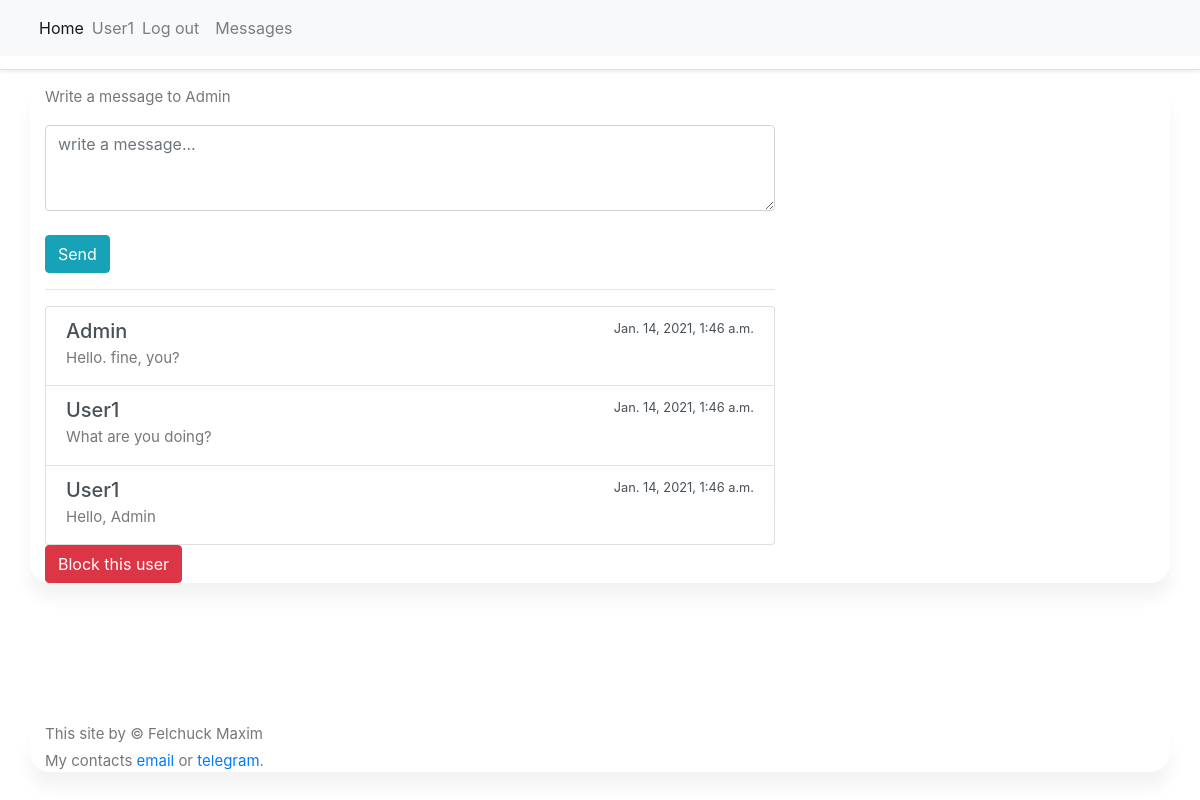
Page /write/Admin (signed in) on the committed database.
### messenger/models.py (models this page shows, shortened)
class Message(models.Model):
    user = models.ForeignKey(User, null=False, blank=True, default=None, on_delete=models.CASCADE, related_name="users_massage")
    from_user = models.ForeignKey(User, null=False, blank=True, default=None, on_delete=models.CASCADE, related_name="from_user")
    text_message = models.TextField(blank=True, default=None, null=False)
    created = models.DateTimeField(default=datetime.today())
    class Meta:
        verbose_name = "Message"
        verbose_name_plural = "Messages"

### messenger/views.py (the view)
# urls.py: path('write/<username>', write_message, name="write_message"),
@login_required()
def write_message(request, username):
    if request.method == "POST":
        sended_message = request.POST.get("message")
        sended_message = Message(user=User.objects.get(username=username), \
                                 from_user=request.user, text_message=sended_message)
        sended_message.save()
        return redirect(f"/write/{username}")
    messages = []
    for message in Message.objects.all():
        if message in Message.objects.filter(user=request.user, from_user=User.objects.get(username=username)).order_by(
                "created") or \
                message in Message.objects.filter(user=User.objects.get(username=username),
                                                  from_user=request.user).order_by("created"):
            messages.append(message)
    messages.reverse()
    user_in_black_list, users_black_list = get_black_list(request.user.username)
    status = "Good"
    for black in users_black_list:
        if black.blocked_user.username == username:
            status = "You blocked this user"
    for black in user_in_black_list:
        if username == black.user.username:
            status = "You're been blocked by this user"
    context = {
        "messages": messages,
        "username": username,
        "status": status,
        "user_in_black_list": user_in_black_list,
        "users_black_list": users_black_list,
    }
    return render(request, "write_message.html", context)

### main/views.py (called while the page is built)
def get_black_list(user):
    black_list = BlackList.objects.all()
    users_black_list = []
    for black in black_list:
        if (black.blocked_user.username != user) and \
                (black.user.username == user):
            users_black_list.append(black)
    user_in_black_list = []
    for black in black_list:
        if black.blocked_user.username == user:
            user_in_black_list.append(black)
    return user_in_black_list, users_black_list

### templates/write_message.html (shortened to what this page needs)
{% extends "main.html" %}
{% load static %}
{% block content %}
    <link rel="stylesheet" href="{% static "css/chat.css" %}">
<div class="container">
<div class="row bootstrap snippets bootdeys">
    <div class="col-md-8 col-sm-12">
        <div class="comment-wrapper">
            <div class="panel panel-info">
                <div class="panel-heading">
                    <p>Write a message to {{ username }}</p>
                </div>
                <div class="panel-body">
                    {% if status != "Good" %}
                        <p style="color: red">{{ status }}</p>
                    {% else %}
                        <form action="" method="post">
                            <textarea class="form-control" placeholder="write a message..." rows="3" name="message"></textarea>
                            <br>
                            <button type="submit" class="btn btn-info pull-right">Send</button>
                            <hr>
                        </form>
                    {% endif %}
                    <ul class="list-group">
                {% for letter in messages %}
                    <li href="#" class="list-group-item list-group-item-action" aria-current="true">
                        <div class="d-flex w-100 justify-content-between">
                          <h5 class="mb-1">{{ letter.from_user.username }}</h5>
                          <small>{{ letter.created }}</small>
                        </div>
                    <p class="mb-1">{{ letter.text_message }}</p>
                  </li>
                {% endfor %}
        </ul>
                </div>
            </div>
        </div>
    </div>
</div>
{% if status == "You blocked this user"%}
    <a class="btn btn-success" href="/unblock/{{ username }}">Unblock</a>
{% elif status == "Good" %}
    <a class="btn btn-danger" href="/block/{{ username }}">Block this user</a>
{% endif %}
</div>
{% endblock %}

### templates/navbar.html (shortened to what this page needs)
{% load static %}
<link rel="stylesheet" href="{% static "css/bootstrap.min.css" %}">
<header class="d-flex flex-column flex-md-row align-items-center p-3 px-md-4 mb-3 bg-white border-bottom shadow-sm">
<nav class="navbar navbar-expand-md navbar-light fixed-top bg-light">
  <div class="container-fluid">
    <div class="collapse navbar-collapse" id="navbarSupportedContent">
      <ul class="navbar-nav me-auto mb-2 mb-lg-0">
        <li class="nav-item">
          <a class="nav-link active" aria-current="page" href="/">Home</a>
        </li>
                    {% if user.is_authenticated %}
                        <span class="navbar-text ">
                        <li>{{ user.username }}</li>
                         </span>
                                <li class="nav-item">
                                  <a class="nav-link" href="/accounts/logout/">Log out</a>
                                </li>
                    {% endif %}
                                <li class="nav-item">
                                  <a class="nav-link" href="/show_messages/">Messages</a>
                                </li>
      </ul>
    </div>
  </div>
</nav>
</header>

### static/css/style.css (style rules this page uses)
body { height:100vh; margin:0; }
header { min-height:50px; }
body { display:flex; flex-direction:column; }
input, select, textarea { outline: none; appearance: unset !important; -moz-appearance: unset !important; -webkit-appearance: unset !important; -o-appearance: unset !important; -ms-appearance: unset !important; }
p { margin-bottom: 0px; font-size: 15px; color: #777; }
body { font-size: 13px; line-height: 1.8; color: #222; background: #f8f8f8; font-weight: 400; font-family: Poppins; }
.container { width: 900px; background: #fff; margin: 0 auto; box-shadow: 0px 15px 16.83px 0.17px rgba(0, 0, 0, 0.05); -moz-box-shadow: 0px 15px 16.83px 0.17px rgba(0, 0, 0, 0.05); -webkit-box-shadow: 0px 15px 16.83px 0.17px rgba(0, 0, 0, 0.05); -o-box-shadow: 0px 15px 16.83px 0.17px rgba(0, 0, 0, 0.05); -ms-box-shadow: 0px 15px 16.83px 0.17px rgba(0, 0, 0, 0.05); border-radius: 20px; -moz-border-radius: 20px; -webkit-border-radius: 20px; -o-border-radius: 20px; -ms-border-radius: 20px; }
@media screen and (max-width: 1200px) { .container { width: calc( 100% - 30px); max-width: 100%; } }
@media screen and (min-width: 1024px) { .container { max-width: 1200px; } }

### static/css/chat.css (style rules this page uses)
body { margin-top:20px; }
.comment-wrapper .panel-body { max-height:650px; overflow:auto; }

### rows in the picture
Message: from_user.username "Admin", created "Jan. 14, 2021, 1:46 a.m.", text_message "Hello. fine, you?"
Message: from_user.username "User1", created "Jan. 14, 2021, 1:46 a.m.", text_message "What are you doing?"
Message: from_user.username "User1", created "Jan. 14, 2021, 1:46 a.m.", text_message "Hello, Admin"

### other values in the picture
{{ user.username }} "User1"
{{ username }} "Admin"
